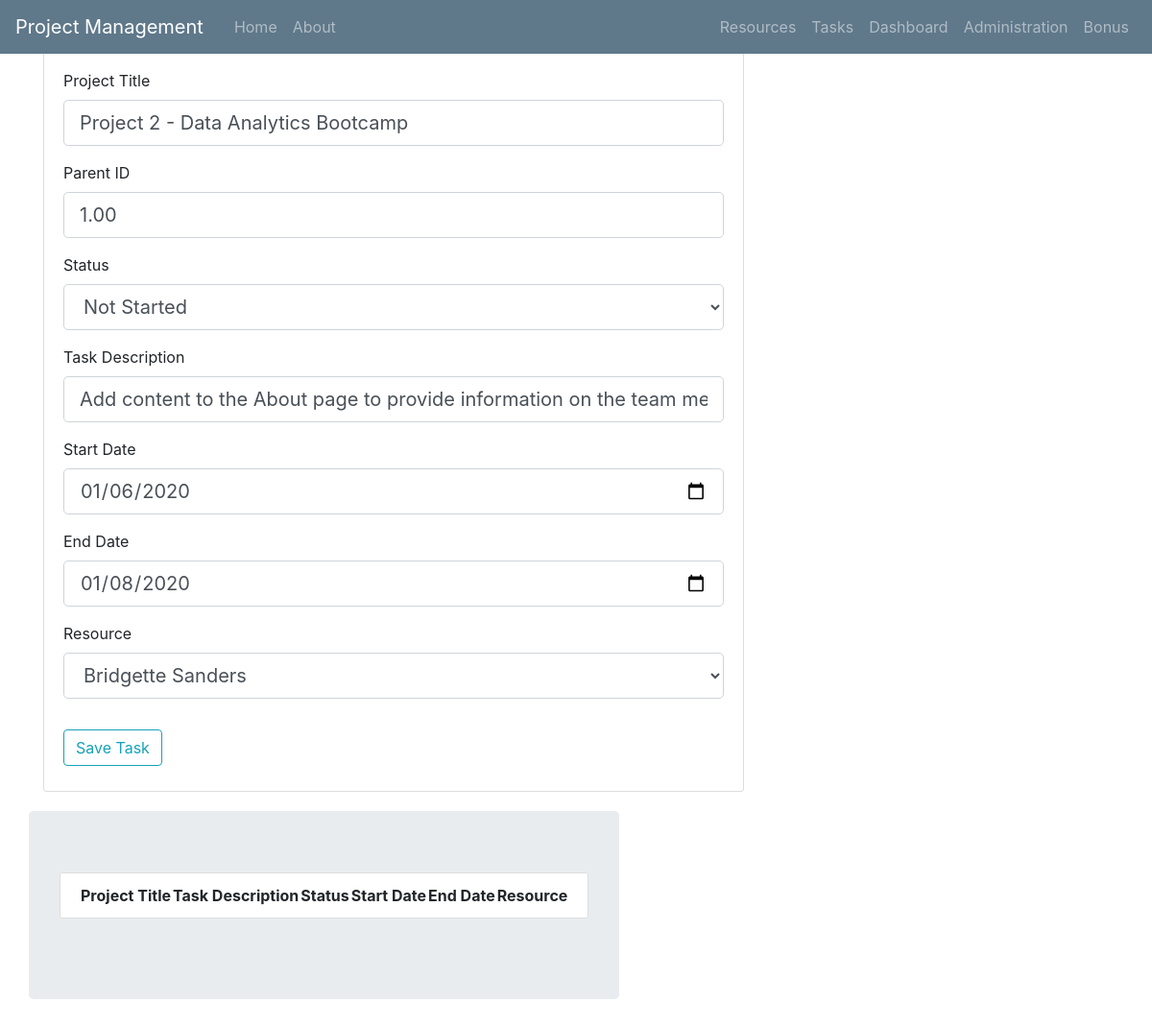
Before: /tasks/update_task/12 with the older database file.
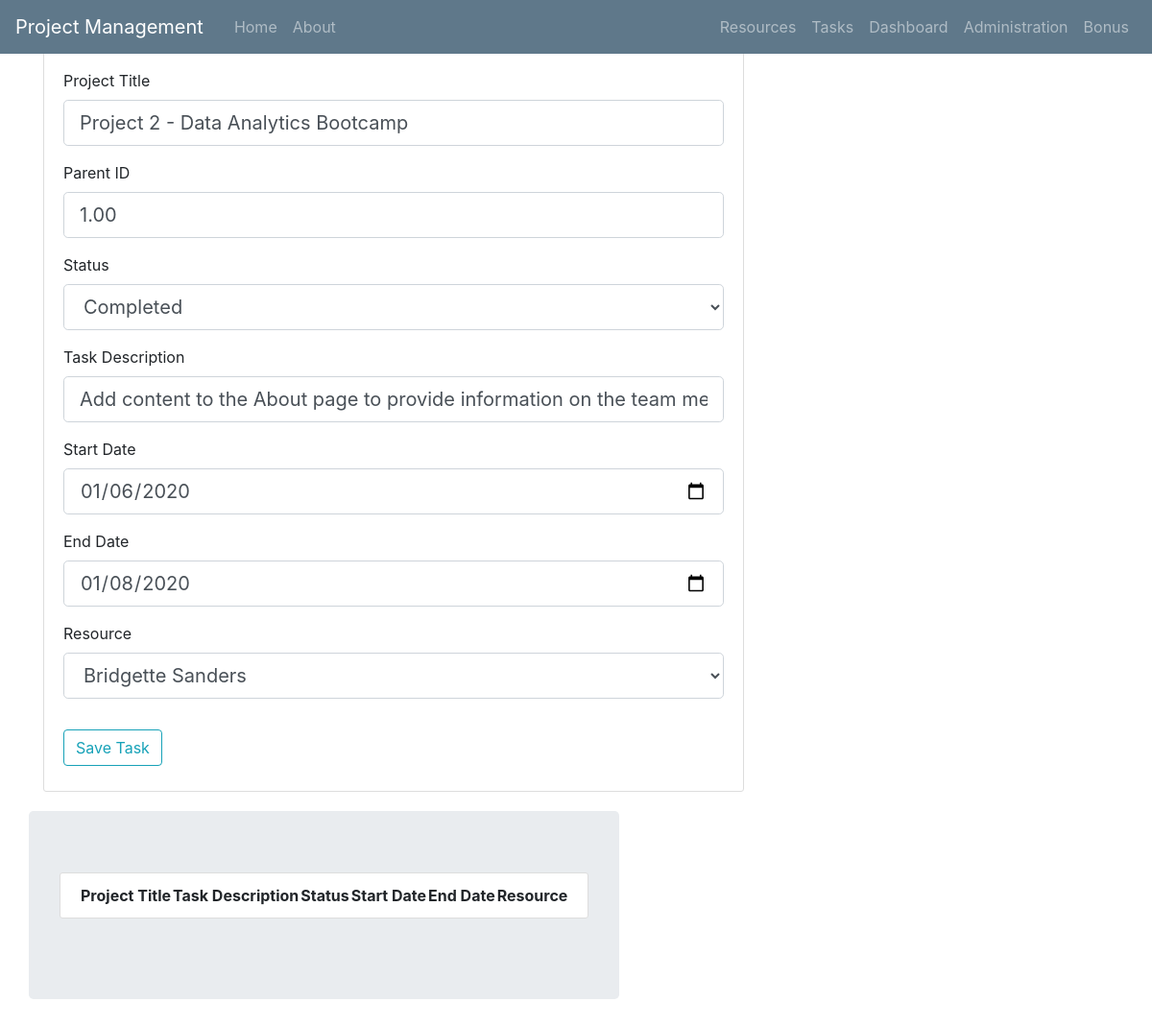
After: the same page with the newer database file.
### pmapp/models.py (models this page shows)
class Task(db.Model):
    __tablename__ = 'task'
    __table_args__ = { 'extend_existing' : True}
    task_id = db.Column(db.Integer, primary_key=True)
    resource_id = db.Column(db.String, db.ForeignKey('resource.resource_id'), nullable=False)
    project_title = db.Column(db.String(150), nullable=False)
    parent_id = db.Column(db.Float, nullable=False)
    status = db.Column(db.String(15), nullable=False)
    task_description = db.Column(db.String(200), nullable=False)
    start_date = db.Column(db.DateTime, nullable=False)
    end_date = db.Column(db.DateTime, nullable=False)

### pmapp/routes.py (the view)
@app.route("/tasks/update_task/<task_id>", methods=['GET', 'POST'])
def update_tasks(task_id):
    update_task = Task.query.get_or_404(task_id)
    form = TaskForm()
    if form.validate_on_submit():
        update_task.project_title = form.project_title.data
        update_task.parent_id = form.parent_id.data
        update_task.status = form.status.data
        update_task.task_description = form.task_description.data
        update_task.start_date = form.start_date.data
        update_task.end_date = form.end_date.data
        update_task.resource_id = form.resource.data
        db.session.commit()
        flash('The task has been updated!', 'success')
        return redirect(url_for('tasks'))
    elif request.method == 'GET':
        form.project_title.data = update_task.project_title
        form.parent_id.data = update_task.parent_id
        form.status.data = update_task.status
        form.task_description.data = update_task.task_description
        form.start_date.data = update_task.start_date
        form.end_date.data = update_task.end_date
        form.resource.data = update_task.resource_id
    return render_template('tasks.html', title='Update Task', form=form )

### pmapp/forms.py
class TaskForm(FlaskForm):
    project_title = StringField('Project Title',
                        validators=[DataRequired()])
    parent_id = DecimalField('Parent ID', validators=[DataRequired()])
    status = SelectField('Status', choices=[('Select','Select'),('Not Started','Not Started'), ('In Progress','In Progress'), ('Deferred', 'Deferred'), ('Completed','Completed')])
    task_description= StringField('Task Description',
                        validators=[DataRequired()])
    start_date = DateField('Start Date', default=date.today)
    end_date = DateField('End Date', default=date.today)
    resource = SelectField('Resource', choices=[('Select','Select'),('Bridgette Sanders','Bridgette Sanders'), ('Jack Stromberg', 'Jack Stromberg'), ('James DeCola','James DeCola'), ('Lauren Chavez','Lauren Chavez'),('Martie Feldtmann','Martie Feldtmann')])
    submit = SubmitField('Save Task')

### pmapp/templates/tasks.html (shortened to what the changed rows need)
{% extends "layout.html" %}
{% block content %}
    <div class="content-section">
        <form method="POST" action="">
            <fieldset class="form-group">
                <div class="form-group">
                    {{ form.project_title.label(class="form-control-label") }}
                    {% if form.project_title.errors %}
                        {{ form.project_title(class="form-control form-control-lg is-invalid") }}
                        <div class="invalid-feedback">
                            {% for error in form.project_title.errors %}
                                <span>{{ error }}</span>
                            {% endfor %}
                        </div>
                    {% else %}
                        {{ form.project_title(class="form-control form-control-lg") }}
                    {% endif %}
                </div>
                <div class="form-group">
                    {{ form.parent_id.label(class="form-control-label") }}
                    {% if form.parent_id.errors %}
                        {{ form.parent_id(class="form-control form-control-lg is-invalid") }}
                        <div class="invalid-feedback">
                            {% for error in form.parent_id.errors %}
                                <span>{{ error }}</span>
                            {% endfor %}
                        </div>
                    {% else %}
                        {{ form.parent_id(class="form-control form-control-lg") }}
                    {% endif %}
                </div>
                <div class="form-group">
                    {{ form.status.label(class="form-control-label") }}
                    {% if form.status.errors %}
                        {{ form.status(class="form-control form-control-lg is-invalid") }}
                        <div class="invalid-feedback">
                            {% for error in form.status.errors %}
                                <span>{{ error }}</span>
                            {% endfor %}
                        </div>
                    {% else %}
                        {{ form.status(class="form-control form-control-lg") }}
                    {% endif %}
                </div>
                <div class="form-group">
                    {{ form.task_description.label(class="form-control-label") }}
                    {% if form.task_description.errors %}
                        {{ form.task_description(class="form-control form-control-lg is-invalid") }}
                        <div class="invalid-feedback">
                            {% for error in form.task_description.errors %}
                                <span>{{ error }}</span>
                            {% endfor %}
                        </div>
                    {% else %}
                        {{ form.task_description(class="form-control form-control-lg") }}
                    {% endif %}
                </div>
                <div class="form-group">
                    {{ form.start_date.label(class="form-control-label") }}
                    {% if form.start_date.errors %}
                        {{ form.start_date(class="form-control form-control-lg is-invalid") }}
                        <div class="invalid-feedback">
                            {% for error in form.start_date.errors %}
                                <span>{{ error }}</span>
                            {% endfor %}
                        </div>
                    {% else %}
                        {{ form.start_date(class="form-control form-control-lg") }}
                    {% endif %}
                </div>
                <div class="form-group">
                    {{ form.end_date.label(class="form-control-label") }}
                    {% if form.end_date.errors %}
                        {{ form.end_date(class="form-control form-control-lg is-invalid") }}
                        <div class="invalid-feedback">
                            {% for error in form.end_date.errors %}
                                <span>{{ error }}</span>
                            {% endfor %}
                        </div>
                    {% else %}
                        {{ form.end_date(class="form-control form-control-lg") }}
                    {% endif %}
                </div>
                <div class="form-group">
                    {{ form.resource.label(class="form-control-label") }}
                    {% if form.resource.errors %}
                        {{ form.resource(class="form-control form-control-lg is-invalid") }}
                        <div class="invalid-feedback">
                            {% for error in form.resource.errors %}
                                <span>{{ error }}</span>
                            {% endfor %}
                        </div>
                    {% else %}
                        {{ form.resource(class="form-control form-control-lg") }}
                    {% endif %}
                </div>
            </fieldset>
        </form>
    </div>
    </div>
    <div class="jumbotron">
    <div class="content-section">
        <div class='row'>
        <div class="col-xl">
        <table>
        <thead>
        <tr>
            <th scope="col">Project Title</th>
            <th scope="col">Task Description</th>
            <th scope="col">Status</th>
            <th scope="col">Start Date</th>
            <th scope="col">End Date</th>
            <th scope="col">Resource</th>
        </tr>
        </thead>
         </table>
    </div>
    </div>
    </div>
    </div>
{% endblock content %}

Changed rows visible on the page:
changed Task "Project 2 - Data Analytics Bootcamp": status "Not Started" → "Completed"
